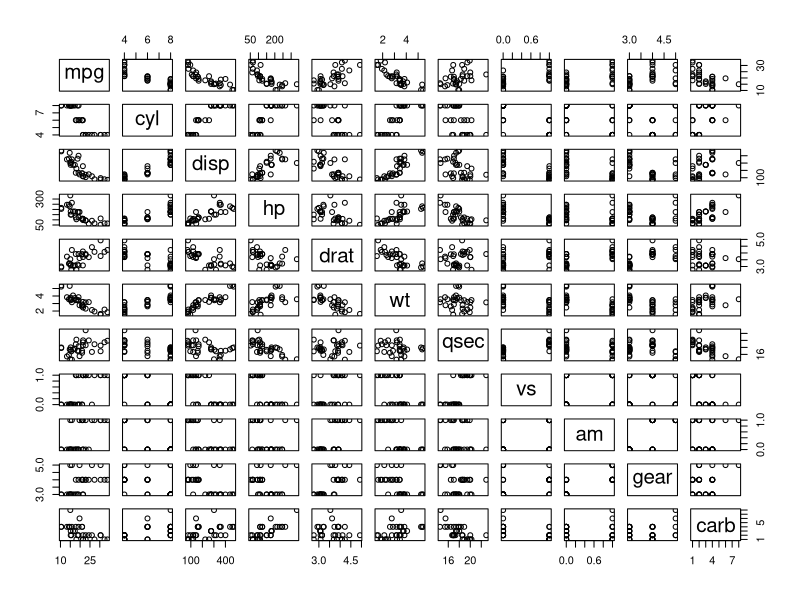
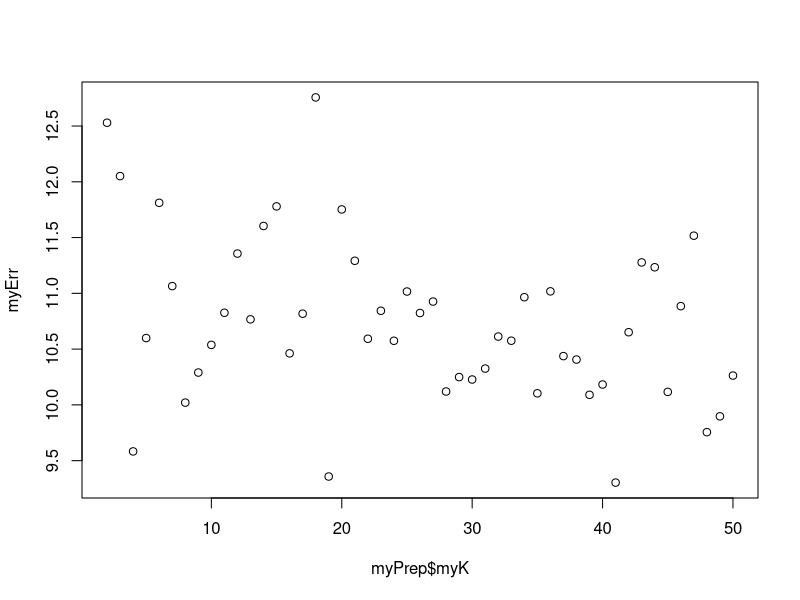

Source code (R) for these figures, in order: (Note: this script raises an error after producing the figures.)
library(rpart)
library(parallel)

head(mtcars)
plot(mtcars)

# we are trying to predict mpg

# functionalize CART algorithm


getMaxTree <- function(data) { # data is supposed to be Y in first column and X in others
    maxTree <- rpart(data[, 1] ~ ., data[, -1], control = rpart.control(minsplit = 2, cp = 0))
    # plot(maxTree)
    # text(maxTree)
    # print(maxTree)
    # print(summary(maxTree))
    getMaxTree <- maxTree
}


getThreshold <- function(maxTree) {
    myCPtable <- maxTree$cptable
    # myPlotCP <- plotcp(maxTree)
    # we may have several trees with min xerr, take min xstd and then, min nsplit (must be unique in the end)
    myCPtable_sorted <- myCPtable[order(myCPtable[, 4], myCPtable[, 5], myCPtable[, 2]),]
    getThreshold <- myCPtable_sorted[1,4]+myCPtable_sorted[1,5]
}

getBestCP <- function(maxTree, bestThreshold) {
    myCPtable <- maxTree$cptable
    myEligibleCP <- myCPtable[myCPtable[, 4] <= bestThreshold,]
    if (is.vector(myEligibleCP) == FALSE) {
        myBestCP <- myEligibleCP[myEligibleCP[, 2] == min(myEligibleCP[, 2]), 1] # must be unique
    }
    else {
        myBestCP <- myEligibleCP[1] # must be unique
    }
}

getBestTree <- function(data) {
    myMaxTree <- getMaxTree(data)

    myThreshold <- getThreshold(myMaxTree)
    # print("threshold = ")
    # print(myThreshold)

    myBestCP <- getBestCP(myMaxTree, myThreshold)
    # print("best CP =")
    # print(myBestCP)

    myBestTree <- rpart(data[, 1] ~ ., data[, -1], control = rpart.control(minsplit = 2, cp = myBestCP))
    # plot(myBestTree)
    # text(myBestTree)
    # print(myBestTree)
    # print(summary(myBestTree))
    getBestTree <- myBestTree
}

# Let us determine the CART tree associated to mtcars
myBestTree <- getBestTree(mtcars)
# unstable : different at each execution

# Let us do bagging and CART to plot error as a funciton of K (number of bootstrap sample)

# split our data without replacement into a leanrning sample and and a testing sample
getSplit <- function(data, ts) {
    # ts = testing sample size
    n <- nrow(data)
    testIndex <- sample(1:n, ts)
    mySplit <- list(learn = data[-testIndex,], test = data[testIndex,])
}

# create a bootstrap sample with replacement of size bs
getBootstrap <- function(data, bs) { # bs = bagsize
    len <- nrow (data)
    myRows <- sample(1:len, len, replace = TRUE)
    getBootstrap <- data[myRows,]
}

# from splited data, get error of prediction with a bagging of K bootstrap samples of size bs computed on a test sample of size ts 
getPoint <- function(learnData, testData, K, ts, bs) { # ts = test size, bs = bootstrap sample size
    # get K predictions of K boostrap samples of size bs from data (first column of test is real Y values)
    myKpredict <- replicate(K, predict(getBestTree(getBootstrap(learnData, bs)), newdata = testData[-1]))
    # get prediction out of K predictions
    myBagPredict <- rowMeans(myKpredict)
    # get norm 2 error between predicition and real value
    getPoint <- norm(myBagPredict - testData[1], type = "2")
}

# prepare split for our test with bagging going from 2 to Kmax
prepareCompute <- function(Kmax) {
    mySplit <- getSplit(mtcars, 10)
    myLearn <- mySplit$learn
    myTest <- mySplit$test
    myK <- 2:Kmax
    myPrep <- list(myLearn, myTest, myK)
    names(myPrep) <- list ("myLearn", "myTest", "myK")
    return (myPrep)
}

# process our test and plot error vs K without parrallelization
simpleCompute <- function(Kmax) {
    myPrep <- prepareCompute(Kmax)
    myErr <- lapply(myPrep$myK, function(x) { return(getPoint(myPrep$myLearn, myPrep$myTest, x, 10, nrow(mtcars))) })
    plot(myPrep$myK, myErr)
    return(as.vector(myErr))
}

# process our test and plot error vs K with 11 threads
parCompute <- function(Kmax) {
    myPrep <- prepareCompute(Kmax)
    myLearn <- myPrep$myLearn
    myTest <- myPrep$myTest
    myK <- myPrep$myK

    # create a cluster
    numCores <- detectCores()
    cl <- makeCluster(numCores)

    # export useful objects in the cluster
    clusterExport(cl, list("getMaxTree", "getThreshold", "getBestTree", "getBestCP", "getBootstrap", "getPoint", "myLearn", "myTest", "myK"))

    # parallelize sapply
    myErr <- parSapply(cl, myPrep$myK, FUN = function(x) { return(getPoint(myPrep$myLearn, myPrep$myTest, x, 10, nrow(mtcars))) }, simplify = simplify)

    # close the cluster
    stopCluster(cl)

    plot(myPrep$myK, myErr)
    return(as.vector(myErr))
}

system.time(simpleCompute(50))
system.time(parCompute(50))

system.time(simpleCompute(100))
system.time(parCompute(100))

system.time(simpleCompute(200))
system.time(parCompute(200))

# system.time(simpleCompute(500))
system.time(parCompute(500))
